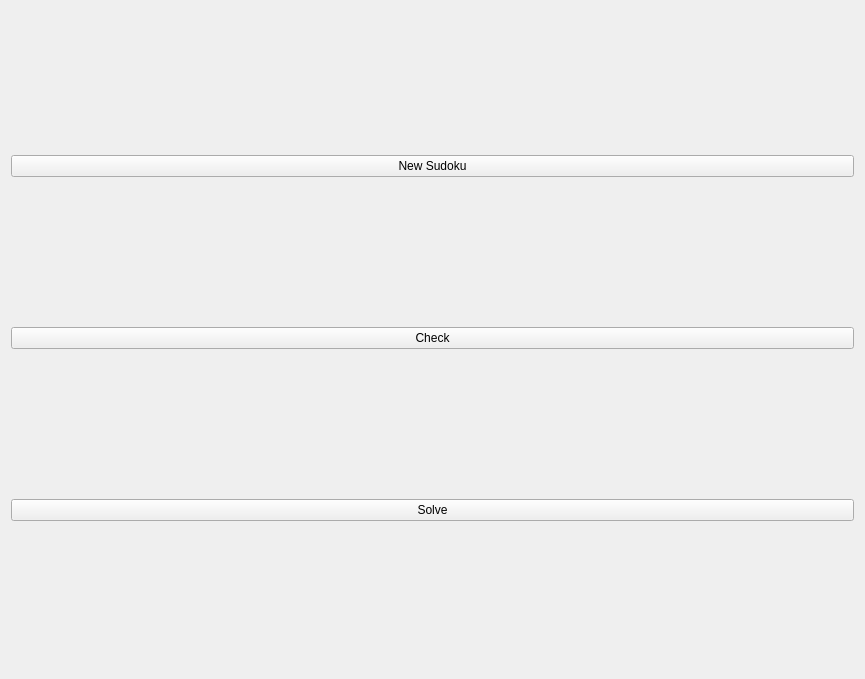
<?xml version="1.0" encoding="UTF-8"?>
<ui version="4.0">
 <class>SudokuWindowClass</class>
 <widget class="QMainWindow" name="SudokuWindowClass">
  <property name="geometry">
   <rect>
    <x>0</x>
    <y>0</y>
    <width>865</width>
    <height>679</height>
   </rect>
  </property>
  <property name="windowTitle">
   <string>Sudoku</string>
  </property>
  <widget class="QWidget" name="centralWidget">
   <property name="autoFillBackground">
    <bool>false</bool>
   </property>
   <layout class="QHBoxLayout" name="horizontalLayout" stretch="7,3">
    <property name="sizeConstraint">
     <enum>QLayout::SetNoConstraint</enum>
    </property>
    <item>
     <layout class="QGridLayout" name="gridLayout">
      <property name="sizeConstraint">
       <enum>QLayout::SetNoConstraint</enum>
      </property>
      <property name="spacing">
       <number>0</number>
      </property>
     </layout>
    </item>
    <item>
     <layout class="QVBoxLayout" name="verticalLayout">
      <item>
       <widget class="QPushButton" name="newSudokuButton">
        <property name="text">
         <string>New Sudoku</string>
        </property>
       </widget>
      </item>
      <item>
       <widget class="QPushButton" name="checkButton">
        <property name="text">
         <string>Check</string>
        </property>
        <property name="checkable">
         <bool>false</bool>
        </property>
        <property name="checked">
         <bool>false</bool>
        </property>
       </widget>
      </item>
      <item>
       <widget class="QPushButton" name="solveButton">
        <property name="text">
         <string>Solve</string>
        </property>
       </widget>
      </item>
     </layout>
    </item>
   </layout>
  </widget>
  <action name="actionCreat">
   <property name="text">
    <string>Creat</string>
   </property>
  </action>
  <action name="actionInsert">
   <property name="text">
    <string>Insert</string>
   </property>
  </action>
 </widget>
 <layoutdefault spacing="6" margin="11"/>
 <resources>
  <include location="SudokuWindow.qrc"/>
 </resources>
 <connections/>
</ui>
